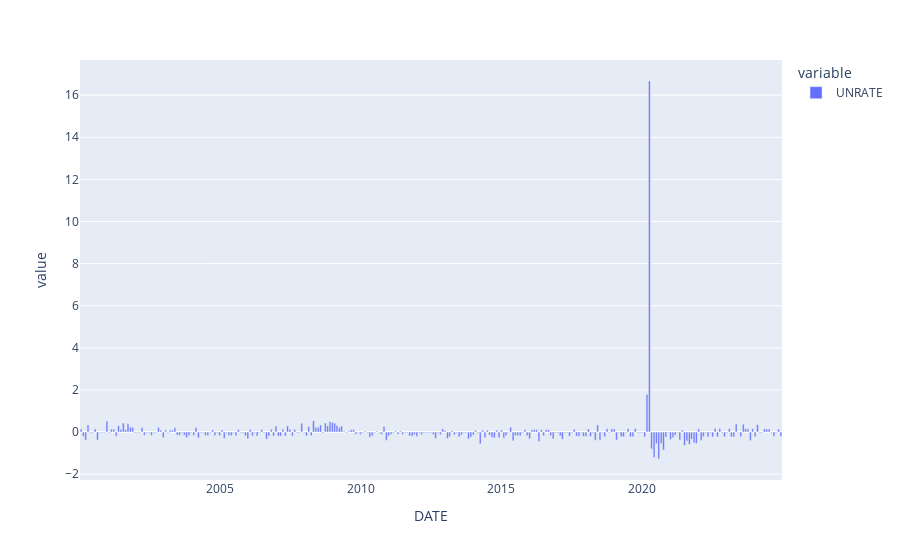

The notebook cell saved with this chart:
### Code cell
px.bar(zscore(var_unrate))

### Figure 1 — Plotly figure (JSON) as saved in the notebook; plotly's stock layout.template omitted (floating-point values rounded to 4 significant figures; data arrays with more than 128 entries replaced by an {"elided": "..."} marker saying what was removed)
{"data": [{"alignmentgroup": "True", "hovertemplate": "variable=UNRATE<br>DATE=%{x}<br>value=%{y}<extra></extra>", "legendgroup": "UNRATE", "marker": {"color": "#636efa", "pattern": {"shape": ""}}, "name": "UNRATE", "offsetgroup": "UNRATE", "orientation": "v", "showlegend": true, "textposition": "auto", "type": "bar", "x": {"elided": "299 str values"}, "xaxis": "x", "y": {"elided": "299 float values"}, "yaxis": "y"}], "layout": {"barmode": "relative", "legend": {"title": {"text": "variable"}, "tracegroupgap": 0}, "margin": {"t": 60}, "xaxis": {"anchor": "y", "domain": [0, 1], "title": {"text": "DATE"}}, "yaxis": {"anchor": "x", "domain": [0, 1], "title": {"text": "value"}}}}
